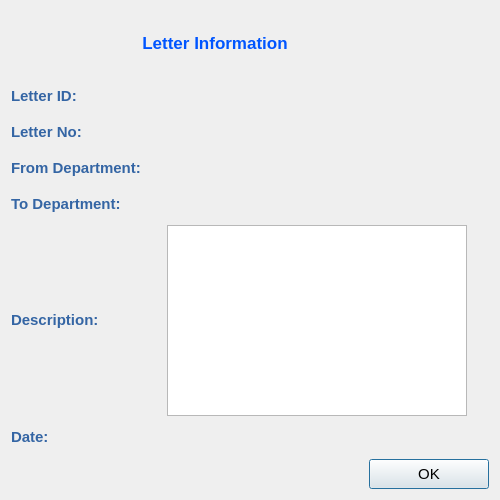
<?xml version="1.0" encoding="UTF-8"?>
<ui version="4.0">
 <class>LetterViewDialog</class>
 <widget class="QDialog" name="LetterViewDialog">
  <property name="geometry">
   <rect>
    <x>0</x>
    <y>0</y>
    <width>500</width>
    <height>500</height>
   </rect>
  </property>
  <property name="minimumSize">
   <size>
    <width>500</width>
    <height>500</height>
   </size>
  </property>
  <property name="maximumSize">
   <size>
    <width>500</width>
    <height>500</height>
   </size>
  </property>
  <property name="font">
   <font>
    <family>Tahoma</family>
    <pointsize>11</pointsize>
   </font>
  </property>
  <property name="windowTitle">
   <string>Letter View</string>
  </property>
  <property name="windowIcon">
   <iconset resource="../../../../image.qrc">
    <normaloff>:/Image/letters.png</normaloff>:/Image/letters.png</iconset>
  </property>
  <layout class="QVBoxLayout" name="verticalLayout">
   <item>
    <layout class="QHBoxLayout" name="horizontalLayout_7">
     <item>
      <widget class="QLabel" name="label">
       <property name="minimumSize">
        <size>
         <width>300</width>
         <height>40</height>
        </size>
       </property>
       <property name="maximumSize">
        <size>
         <width>16777215</width>
         <height>40</height>
        </size>
       </property>
       <property name="font">
        <font>
         <family>Tahoma</family>
         <pointsize>13</pointsize>
         <weight>75</weight>
         <bold>true</bold>
        </font>
       </property>
       <property name="styleSheet">
        <string notr="true">color: rgb(0, 85, 255);</string>
       </property>
       <property name="text">
        <string>Letter Information</string>
       </property>
       <property name="alignment">
        <set>Qt::AlignCenter</set>
       </property>
      </widget>
     </item>
     <item>
      <widget class="QLabel" name="label_7">
       <property name="minimumSize">
        <size>
         <width>64</width>
         <height>64</height>
        </size>
       </property>
       <property name="maximumSize">
        <size>
         <width>64</width>
         <height>64</height>
        </size>
       </property>
       <property name="text">
        <string/>
       </property>
       <property name="pixmap">
        <pixmap resource="../../../../image.qrc">:/Image/letters.png</pixmap>
       </property>
      </widget>
     </item>
    </layout>
   </item>
   <item>
    <layout class="QHBoxLayout" name="horizontalLayout">
     <item>
      <widget class="QLabel" name="label_2">
       <property name="minimumSize">
        <size>
         <width>150</width>
         <height>30</height>
        </size>
       </property>
       <property name="maximumSize">
        <size>
         <width>16777215</width>
         <height>30</height>
        </size>
       </property>
       <property name="font">
        <font>
         <family>Tahoma</family>
         <weight>75</weight>
         <bold>true</bold>
        </font>
       </property>
       <property name="styleSheet">
        <string notr="true">color: rgb(52, 101, 164);</string>
       </property>
       <property name="text">
        <string>Letter ID:</string>
       </property>
      </widget>
     </item>
     <item>
      <widget class="QLabel" name="letterIdLbl">
       <property name="minimumSize">
        <size>
         <width>300</width>
         <height>30</height>
        </size>
       </property>
       <property name="maximumSize">
        <size>
         <width>16777215</width>
         <height>30</height>
        </size>
       </property>
       <property name="font">
        <font>
         <weight>75</weight>
         <bold>true</bold>
        </font>
       </property>
       <property name="text">
        <string/>
       </property>
      </widget>
     </item>
     <item>
      <spacer name="horizontalSpacer">
       <property name="orientation">
        <enum>Qt::Horizontal</enum>
       </property>
       <property name="sizeHint" stdset="0">
        <size>
         <width>40</width>
         <height>20</height>
        </size>
       </property>
      </spacer>
     </item>
    </layout>
   </item>
   <item>
    <layout class="QHBoxLayout" name="horizontalLayout_2">
     <item>
      <widget class="QLabel" name="label_3">
       <property name="minimumSize">
        <size>
         <width>150</width>
         <height>30</height>
        </size>
       </property>
       <property name="maximumSize">
        <size>
         <width>16777215</width>
         <height>30</height>
        </size>
       </property>
       <property name="font">
        <font>
         <family>Tahoma</family>
         <weight>75</weight>
         <bold>true</bold>
        </font>
       </property>
       <property name="styleSheet">
        <string notr="true">color: rgb(52, 101, 164);</string>
       </property>
       <property name="text">
        <string>Letter No:</string>
       </property>
      </widget>
     </item>
     <item>
      <widget class="QLabel" name="letterNoLbl">
       <property name="minimumSize">
        <size>
         <width>300</width>
         <height>30</height>
        </size>
       </property>
       <property name="maximumSize">
        <size>
         <width>16777215</width>
         <height>30</height>
        </size>
       </property>
       <property name="font">
        <font>
         <weight>75</weight>
         <bold>true</bold>
        </font>
       </property>
       <property name="text">
        <string/>
       </property>
      </widget>
     </item>
     <item>
      <spacer name="horizontalSpacer_2">
       <property name="orientation">
        <enum>Qt::Horizontal</enum>
       </property>
       <property name="sizeHint" stdset="0">
        <size>
         <width>40</width>
         <height>20</height>
        </size>
       </property>
      </spacer>
     </item>
    </layout>
   </item>
   <item>
    <layout class="QHBoxLayout" name="horizontalLayout_3">
     <item>
      <widget class="QLabel" name="label_4">
       <property name="minimumSize">
        <size>
         <width>150</width>
         <height>30</height>
        </size>
       </property>
       <property name="maximumSize">
        <size>
         <width>16777215</width>
         <height>30</height>
        </size>
       </property>
       <property name="font">
        <font>
         <family>Tahoma</family>
         <weight>75</weight>
         <bold>true</bold>
        </font>
       </property>
       <property name="styleSheet">
        <string notr="true">color: rgb(52, 101, 164);</string>
       </property>
       <property name="text">
        <string>From Department:</string>
       </property>
      </widget>
     </item>
     <item>
      <widget class="QLabel" name="fromLbl">
       <property name="minimumSize">
        <size>
         <width>300</width>
         <height>30</height>
        </size>
       </property>
       <property name="maximumSize">
        <size>
         <width>16777215</width>
         <height>30</height>
        </size>
       </property>
       <property name="font">
        <font>
         <weight>75</weight>
         <bold>true</bold>
        </font>
       </property>
       <property name="text">
        <string/>
       </property>
      </widget>
     </item>
     <item>
      <spacer name="horizontalSpacer_3">
       <property name="orientation">
        <enum>Qt::Horizontal</enum>
       </property>
       <property name="sizeHint" stdset="0">
        <size>
         <width>40</width>
         <height>20</height>
        </size>
       </property>
      </spacer>
     </item>
    </layout>
   </item>
   <item>
    <layout class="QHBoxLayout" name="horizontalLayout_4">
     <item>
      <widget class="QLabel" name="label_5">
       <property name="minimumSize">
        <size>
         <width>150</width>
         <height>30</height>
        </size>
       </property>
       <property name="maximumSize">
        <size>
         <width>16777215</width>
         <height>30</height>
        </size>
       </property>
       <property name="font">
        <font>
         <family>Tahoma</family>
         <weight>75</weight>
         <bold>true</bold>
        </font>
       </property>
       <property name="styleSheet">
        <string notr="true">color: rgb(52, 101, 164);</string>
       </property>
       <property name="text">
        <string>To Department:</string>
       </property>
      </widget>
     </item>
     <item>
      <widget class="QLabel" name="toLbl">
       <property name="minimumSize">
        <size>
         <width>300</width>
         <height>30</height>
        </size>
       </property>
       <property name="maximumSize">
        <size>
         <width>16777215</width>
         <height>30</height>
        </size>
       </property>
       <property name="font">
        <font>
         <weight>75</weight>
         <bold>true</bold>
        </font>
       </property>
       <property name="text">
        <string/>
       </property>
      </widget>
     </item>
     <item>
      <spacer name="horizontalSpacer_4">
       <property name="orientation">
        <enum>Qt::Horizontal</enum>
       </property>
       <property name="sizeHint" stdset="0">
        <size>
         <width>40</width>
         <height>20</height>
        </size>
       </property>
      </spacer>
     </item>
    </layout>
   </item>
   <item>
    <layout class="QHBoxLayout" name="horizontalLayout_5">
     <item>
      <widget class="QLabel" name="label_6">
       <property name="minimumSize">
        <size>
         <width>150</width>
         <height>30</height>
        </size>
       </property>
       <property name="maximumSize">
        <size>
         <width>16777215</width>
         <height>30</height>
        </size>
       </property>
       <property name="font">
        <font>
         <family>Tahoma</family>
         <weight>75</weight>
         <bold>true</bold>
        </font>
       </property>
       <property name="styleSheet">
        <string notr="true">color: rgb(52, 101, 164);</string>
       </property>
       <property name="text">
        <string>Description:</string>
       </property>
      </widget>
     </item>
     <item>
      <widget class="QTextEdit" name="descTE">
       <property name="minimumSize">
        <size>
         <width>300</width>
         <height>50</height>
        </size>
       </property>
       <property name="font">
        <font>
         <weight>75</weight>
         <bold>true</bold>
        </font>
       </property>
       <property name="layoutDirection">
        <enum>Qt::RightToLeft</enum>
       </property>
       <property name="readOnly">
        <bool>true</bool>
       </property>
      </widget>
     </item>
     <item>
      <spacer name="horizontalSpacer_5">
       <property name="orientation">
        <enum>Qt::Horizontal</enum>
       </property>
       <property name="sizeHint" stdset="0">
        <size>
         <width>40</width>
         <height>20</height>
        </size>
       </property>
      </spacer>
     </item>
    </layout>
   </item>
   <item>
    <layout class="QHBoxLayout" name="horizontalLayout_8">
     <item>
      <widget class="QLabel" name="label_12">
       <property name="minimumSize">
        <size>
         <width>150</width>
         <height>30</height>
        </size>
       </property>
       <property name="maximumSize">
        <size>
         <width>16777215</width>
         <height>30</height>
        </size>
       </property>
       <property name="font">
        <font>
         <family>Tahoma</family>
         <weight>75</weight>
         <bold>true</bold>
        </font>
       </property>
       <property name="styleSheet">
        <string notr="true">color: rgb(52, 101, 164);</string>
       </property>
       <property name="text">
        <string>Date:</string>
       </property>
      </widget>
     </item>
     <item>
      <widget class="QLabel" name="tsLbl">
       <property name="minimumSize">
        <size>
         <width>300</width>
         <height>30</height>
        </size>
       </property>
       <property name="maximumSize">
        <size>
         <width>16777215</width>
         <height>30</height>
        </size>
       </property>
       <property name="font">
        <font>
         <weight>75</weight>
         <bold>true</bold>
        </font>
       </property>
       <property name="text">
        <string/>
       </property>
      </widget>
     </item>
     <item>
      <spacer name="horizontalSpacer_7">
       <property name="orientation">
        <enum>Qt::Horizontal</enum>
       </property>
       <property name="sizeHint" stdset="0">
        <size>
         <width>40</width>
         <height>20</height>
        </size>
       </property>
      </spacer>
     </item>
    </layout>
   </item>
   <item>
    <spacer name="verticalSpacer">
     <property name="orientation">
      <enum>Qt::Vertical</enum>
     </property>
     <property name="sizeHint" stdset="0">
      <size>
       <width>20</width>
       <height>1</height>
      </size>
     </property>
    </spacer>
   </item>
   <item>
    <layout class="QHBoxLayout" name="horizontalLayout_6">
     <item>
      <spacer name="horizontalSpacer_6">
       <property name="orientation">
        <enum>Qt::Horizontal</enum>
       </property>
       <property name="sizeHint" stdset="0">
        <size>
         <width>40</width>
         <height>20</height>
        </size>
       </property>
      </spacer>
     </item>
     <item>
      <widget class="QPushButton" name="okBtn">
       <property name="enabled">
        <bool>true</bool>
       </property>
       <property name="minimumSize">
        <size>
         <width>120</width>
         <height>30</height>
        </size>
       </property>
       <property name="maximumSize">
        <size>
         <width>16777215</width>
         <height>30</height>
        </size>
       </property>
       <property name="font">
        <font>
         <weight>50</weight>
         <bold>false</bold>
        </font>
       </property>
       <property name="text">
        <string>OK</string>
       </property>
      </widget>
     </item>
    </layout>
   </item>
  </layout>
 </widget>
 <resources>
  <include location="../../../../image.qrc"/>
 </resources>
 <connections/>
</ui>
